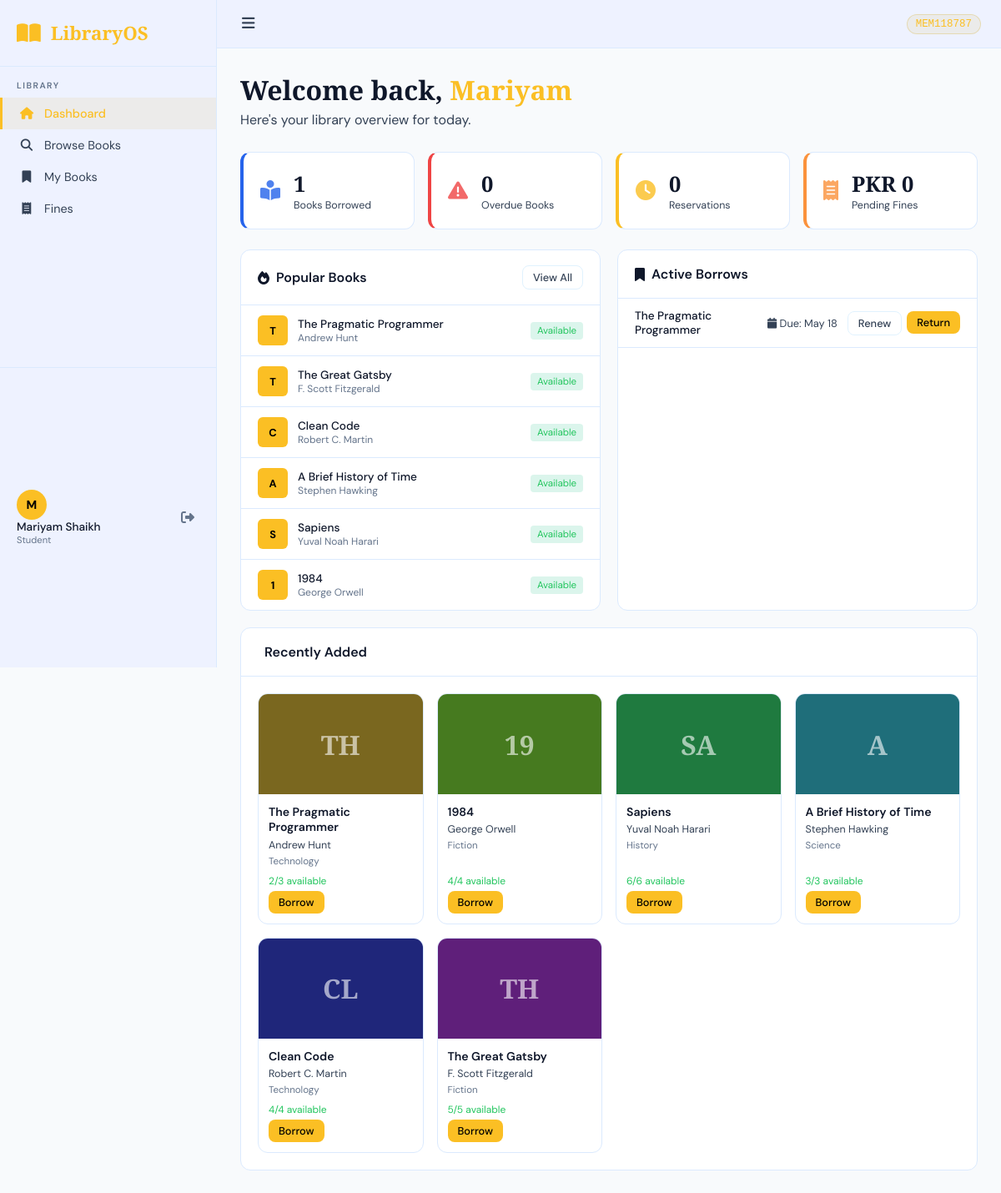
The page /student/dashboard (signed in) on the database its author committed.
### app/models/user.py (models this page shows, shortened)
class User(UserMixin, db.Model):
    __tablename__ = 'users'
    id = db.Column(db.Integer, primary_key=True)
    member_id = db.Column(db.String(20), unique=True, nullable=False)
    name = db.Column(db.String(100), nullable=False)
    email = db.Column(db.String(120), unique=True, nullable=False)
    password = db.Column(db.String(256), nullable=False)
    role = db.Column(db.String(20), default='student')  # student, staff, admin
    is_active = db.Column(db.Boolean, default=True)
    phone = db.Column(db.String(20))
    address = db.Column(db.Text)
    joined_date = db.Column(db.DateTime, default=datetime.utcnow)
    max_books = db.Column(db.Integer, default=5)
    borrows = db.relationship('BorrowRecord', backref='user', lazy='dynamic')
    reservations = db.relationship('Reservation', backref='user', lazy='dynamic')
    fines = db.relationship('Fine', backref='user', lazy='dynamic')

### app/models/book.py (models this page shows, shortened)
class Book(db.Model):
    __tablename__ = 'books'
    id = db.Column(db.Integer, primary_key=True)
    title = db.Column(db.String(200), nullable=False)
    author = db.Column(db.String(150), nullable=False)
    isbn = db.Column(db.String(20), unique=True, nullable=False)
    genre = db.Column(db.String(50))
    category_id = db.Column(db.Integer, db.ForeignKey('categories.id'))
    description = db.Column(db.Text)
    publisher = db.Column(db.String(100))
    publication_year = db.Column(db.Integer)
    total_copies = db.Column(db.Integer, default=1)
    available_copies = db.Column(db.Integer, default=1)
    cover_image = db.Column(db.String(200))
    is_ebook = db.Column(db.Boolean, default=False)
    ebook_url = db.Column(db.String(300))
    borrow_count = db.Column(db.Integer, default=0)
    added_date = db.Column(db.DateTime, default=datetime.utcnow)
    borrows = db.relationship('BorrowRecord', backref='book', lazy='dynamic')
    reservations = db.relationship('Reservation', backref='book', lazy='dynamic')
    def is_available(self):
        return self.available_copies > 0

### app/models/borrow.py (models this page shows, shortened)
class BorrowRecord(db.Model):
    __tablename__ = 'borrow_records'
    id = db.Column(db.Integer, primary_key=True)
    user_id = db.Column(db.Integer, db.ForeignKey('users.id'), nullable=False)
    book_id = db.Column(db.Integer, db.ForeignKey('books.id'), nullable=False)
    borrow_date = db.Column(db.DateTime, default=datetime.utcnow)
    due_date = db.Column(db.DateTime)
    return_date = db.Column(db.DateTime)
    status = db.Column(db.String(20), default='borrowed')  # borrowed, returned, overdue
    renewals = db.Column(db.Integer, default=0)
    max_renewals = db.Column(db.Integer, default=2)
    notes = db.Column(db.Text)
    def is_overdue(self):
        return self.status == 'borrowed' and datetime.utcnow() > self.due_date
    def can_renew(self):
        return self.renewals < self.max_renewals and not self.is_overdue()

### app/routes/student.py (the view)
@student_bp.route('/dashboard')
@login_required
def dashboard():
    active_borrows = BorrowRecord.query.filter_by(user_id=current_user.id, status='borrowed').all()
    overdue = [b for b in active_borrows if b.is_overdue()]
    reservations = Reservation.query.filter_by(user_id=current_user.id, status='pending').all()
    unpaid_fines = Fine.query.filter_by(user_id=current_user.id, paid=False).all()
    recent_books = Book.query.order_by(Book.added_date.desc()).limit(6).all()
    popular_books = Book.query.order_by(Book.borrow_count.desc()).limit(6).all()
    return render_template('student/dashboard.html',
        active_borrows=active_borrows, overdue=overdue,
        reservations=reservations, unpaid_fines=unpaid_fines,
        recent_books=recent_books, popular_books=popular_books,
        total_fines=sum(f.amount for f in unpaid_fines))

### app/models/user.py (called while the page is built)
@login_manager.user_loader
def load_user(user_id):
    return User.query.get(int(user_id))

### app/templates/student/dashboard.html (shortened to what this page needs)
{% extends "base.html" %}
{% block content %}
<div class="page-header">
  <h1>Welcome back, <span class="highlight">{{ current_user.name.split()[0] }}</span></h1>
  <p>Here's your library overview for today.</p>
</div>
<div class="stats-grid">
  <div class="stat-card accent-blue">
    <div class="stat-icon"><i class="fas fa-book-reader"></i></div>
    <div class="stat-info"><div class="stat-number">{{ active_borrows|length }}</div><div class="stat-label">Books Borrowed</div></div>
  </div>
  <div class="stat-card accent-red">
    <div class="stat-icon"><i class="fas fa-exclamation-triangle"></i></div>
    <div class="stat-info"><div class="stat-number">{{ overdue|length }}</div><div class="stat-label">Overdue Books</div></div>
  </div>
  <div class="stat-card accent-gold">
    <div class="stat-icon"><i class="fas fa-clock"></i></div>
    <div class="stat-info"><div class="stat-number">{{ reservations|length }}</div><div class="stat-label">Reservations</div></div>
  </div>
  <div class="stat-card accent-orange">
    <div class="stat-icon"><i class="fas fa-receipt"></i></div>
    <div class="stat-info"><div class="stat-number">PKR {{ "%.0f"|format(total_fines) }}</div><div class="stat-label">Pending Fines</div></div>
  </div>
</div>
<div class="dashboard-grid">
  <div class="card">
    <div class="card-header"><h3><i class="fas fa-fire"></i> Popular Books</h3>
      <a href="{{ url_for('student.books') }}" class="btn btn-sm btn-outline">View All</a>
    </div>
    <div class="book-list">
      {% for book in popular_books %}
      <div class="book-row">
        <div class="book-cover-mini">{{ book.title[0] }}</div>
        <div class="book-info-mini">
          <div class="book-title-mini">{{ book.title }}</div>
          <div class="book-author-mini">{{ book.author }}</div>
        </div>
        <div class="book-badge {{ 'badge-success' if book.is_available() else 'badge-danger' }}">
          {{ 'Available' if book.is_available() else 'Unavailable' }}
        </div>
      </div>
      {% endfor %}
    </div>
  </div>
  <div class="card">
    <div class="card-header"><h3><i class="fas fa-bookmark"></i> Active Borrows</h3></div>
    {% if active_borrows %}
    <div class="borrow-list">
      {% for borrow in active_borrows %}
      <div class="borrow-row {{ 'overdue-row' if borrow.is_overdue() else '' }}">
        <div class="borrow-book">{{ borrow.book.title }}</div>
        <div class="borrow-due {{ 'text-danger' if borrow.is_overdue() else '' }}">
          <i class="fas fa-calendar"></i>
          Due: {{ borrow.due_date.strftime('%b %d') }}
        </div>
        <div class="borrow-actions">
          <form method="POST" action="{{ url_for('student.renew_book', record_id=borrow.id) }}" style="display:inline">
            <button class="btn btn-sm btn-outline" {% if not borrow.can_renew() %}disabled{% endif %}>Renew</button>
          </form>
          <form method="POST" action="{{ url_for('student.return_book', record_id=borrow.id) }}" style="display:inline">
            <button class="btn btn-sm btn-primary">Return</button>
          </form>
        </div>
      </div>
      {% endfor %}
    </div>
    {% else %}
    <div class="empty-state"><i class="fas fa-inbox"></i><p>No active borrows</p></div>
    {% endif %}
  </div>
</div>
<div class="card mt-4">
  <div class="card-header"><h3> Recently Added</h3></div>
  <div class="books-grid">
    {% for book in recent_books %}
    <div class="book-card">
      <div class="book-cover" style="background: hsl({{ loop.index * 47 }}, 60%, 30%)">
        <span>{{ book.title[:2].upper() }}</span>
      </div>
      <div class="book-details">
        <div class="book-title">{{ book.title }}</div>
        <div class="book-author">{{ book.author }}</div>
        <div class="book-genre">{{ book.genre }}</div>
        <div class="book-footer">
          <span class="{{ 'available' if book.is_available() else 'unavailable' }}">
            {{ book.available_copies }}/{{ book.total_copies }} available
          </span>
          {% if book.is_available() %}
          <form method="POST" action="{{ url_for('student.borrow_book', book_id=book.id) }}">
            <button class="btn btn-sm btn-primary">Borrow</button>
          </form>
          {% else %}
          <form method="POST" action="{{ url_for('student.reserve_book', book_id=book.id) }}">
            <button class="btn btn-sm btn-outline">Reserve</button>
          </form>
          {% endif %}
        </div>
      </div>
    </div>
    {% endfor %}
  </div>
</div>
{% endblock %}

### app/templates/base.html (shortened to what this page needs)
<!DOCTYPE html>
<html lang="en">
<head>
<link rel="stylesheet" href="https://cdnjs.cloudflare.com/ajax/libs/font-awesome/6.5.0/css/all.min.css">
<link rel="stylesheet" href="{{ url_for('static', filename='css/style.css') }}">
</head>
<body>
{% if current_user.is_authenticated %}
<div class="app-layout">
  <aside class="sidebar" id="sidebar">
    <div class="sidebar-brand">
      <i class="fas fa-book-open"></i>
      <span>LibraryOS</span>
    </div>
    <nav class="sidebar-nav">
      <div class="nav-group">
        <span class="nav-label">Library</span>
        <a href="{{ url_for('student.dashboard') }}" class="nav-link {% if request.endpoint == 'student.dashboard' %}active{% endif %}">
          <i class="fas fa-home"></i><span>Dashboard</span>
        </a>
        <a href="{{ url_for('student.books') }}" class="nav-link {% if request.endpoint == 'student.books' %}active{% endif %}">
          <i class="fas fa-search"></i><span>Browse Books</span>
        </a>
        <a href="{{ url_for('student.my_books') }}" class="nav-link {% if request.endpoint == 'student.my_books' %}active{% endif %}">
          <i class="fas fa-bookmark"></i><span>My Books</span>
        </a>
        <a href="{{ url_for('student.fines') }}" class="nav-link {% if request.endpoint == 'student.fines' %}active{% endif %}">
          <i class="fas fa-receipt"></i><span>Fines</span>
        </a>
      </div>
    </nav>
    <div class="sidebar-footer">
      <div class="user-info">
        <div class="user-avatar">{{ current_user.name[0].upper() }}</div>
        <div>
          <div class="user-name">{{ current_user.name }}</div>
          <div class="user-role">{{ current_user.role.title() }}</div>
        </div>
      </div>
      <a href="{{ url_for('auth.logout') }}" class="logout-btn"><i class="fas fa-sign-out-alt"></i></a>
    </div>
  </aside>
  <main class="main-content">
    <div class="topbar">
      <button class="sidebar-toggle" onclick="toggleSidebar()"><i class="fas fa-bars"></i></button>
      <div class="topbar-right">
        <span class="member-badge">{{ current_user.member_id }}</span>
      </div>
    </div>
    <div class="page-content">
      {% block content %}{% endblock %}
    </div>
  </main>
</div>
{% else %}
{% block auth_content %}{% endblock %}
{% endif %}
</body>
</html>

### rows shown on the page
User: name "M", name "Mariyam Shaikh", role "Student", member_id "MEM118787", name "Mariyam"
Book: title "T", title "The Pragmatic Programmer", author "Andrew Hunt", available_copies "Available", title "TH", genre "Technology", available_copies "2", total_copies "3"
Book: title "T", title "The Great Gatsby", author "F. Scott Fitzgerald", available_copies "Available", title "TH", genre "Fiction", available_copies "5", total_copies "5"
Book: title "C", title "Clean Code", author "Robert C. Martin", available_copies "Available", title "CL", genre "Technology", available_copies "4", total_copies "4"
Book: title "A", title "A Brief History of Time", author "Stephen Hawking", available_copies "Available", genre "Science", available_copies "3", total_copies "3"
Book: title "S", title "Sapiens", author "Yuval Noah Harari", available_copies "Available", title "SA", genre "History", available_copies "6", total_copies "6"
Book: title "1", title "1984", author "George Orwell", available_copies "Available", title "19", genre "Fiction", available_copies "4", total_copies "4"
BorrowRecord: book "The Pragmatic Programmer", due_date "May 18"

### other values the page prints
{{ active_borrows|length }} "1"
{{ overdue|length }} "0"
{{ reservations|length }} "0"
{{ "%.0f"|format(total_fines) }} "0"
